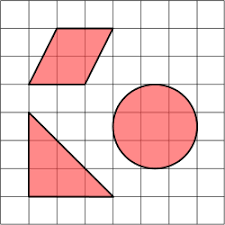
#> input picture AS3/src/ges.png, 225 x 225 px
$ python -i harris.py   (imports and definitions only)
#> lines starting #> are read from the running program, lines starting #| are printed output that depends on the picture; after the words box and inside, x2 and y2 are one past the last pixel; in counts of white or black regions, pixels touching at a corner belong together
#> further down, picture is the input picture: shape (225, 225, 3); mean B, G, R 212.4, 212.4, 239.5
import cv2
import numpy as np
import sys


# [115 lines left out: functions main, harris, featureVector, not called in this run]


def betterLocalization(img):
    gray = cv2.cvtColor(img, cv2.COLOR_BGR2GRAY)
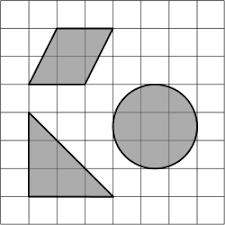
#> gray: shape (225, 225); min 0, max 255, mean 220.5
    gray = np.float32(gray)
    dst = cv2.cornerHarris(gray,2,3,0.04)
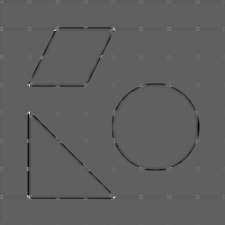
#> dst: shape (225, 225) float32; min -116367992, max 191053216, mean -1665877.5; drawn with min black and max white
    dst = cv2.dilate(dst,None)
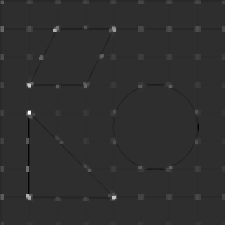
#> dst: shape (225, 225) float32; min -42282504, max 191053216, mean 635928; drawn with min black and max white
    ret, dst = cv2.threshold(dst,0.01*dst.max(),255,0)
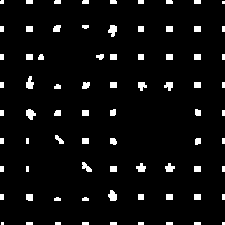
#> dst: shape (225, 225) float32; 5.1% white; 76 white regions (15 under 20 px), largest, box (x1, y1, x2, y2) and area: (108, 25, 117, 37) 73, (26, 109, 36, 120) 73, (108, 190, 117, 201) 72
#> ret = 1910532.2
    dst = np.uint8(dst)

    ret, labels, stats, centroids = cv2.connectedComponentsWithStats(dst)
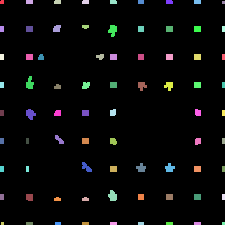
#> labels: shape (225, 225) int32; 77 distinct labels, from 0 to 76; one colour per label, 0 black
#> ret = 77; stats = 77 rows, first 6: [0, 0, 225, 225, 48068], [0, 0, 4, 4, 15], [26, 0, 7, 4, 28], [54, 0, 7, 4, 27], [82, 0, 7, 4, 27], [110, 0, 7, 4, 27]; centroids = 77 pairs, first value 1.5 to 223, second value 1.5 to 223
    criteria = (cv2.TERM_CRITERIA_EPS + cv2.TERM_CRITERIA_MAX_ITER, 100, 0.001)
    corners = cv2.cornerSubPix(gray,np.float32(centroids),(5,5),(-1,-1),criteria)
#> corners = 77 pairs, first value 0.552 to 223.2, second value 0.476 to 223.3
    output = np.hstack((centroids,corners))
#> output = 77 rows, first 6: [112.1, 112.2, 113.3, 113.7], [1.6, 1.6, 0.569, 0.563], [29, 1.5, 28.51, 0.664], [57.11, 1.56, 56.61, 0.664], [85.11, 1.56, 84.57, 0.65], [112.9, 1.56, 112.4, 0.659]
    output = np.int0(output)
#> output = 77 rows, first 6: [112, 112, 113, 113], [1, 1, 0, 0], [29, 1, 28, 0], [57, 1, 56, 0], [85, 1, 84, 0], [112, 1, 112, 0]
    img[output[:,1],output[:,0]]=[255,0,0]
#> img: shape (225, 225, 3); 0.15% of pixels changed, all inside (x1, y1, x2, y2) = (1, 1, 224, 224)
    img[output[:,3],output[:,2]]=[0,255,0]
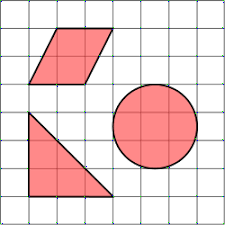
#> img: shape (225, 225, 3); mean B, G, R 212.4, 212.4, 239.1
    return img


# [1 line not run here, left out]

>>> import cv2
>>> picture = cv2.imread('ges.png')
>>> result = betterLocalization(picture)
